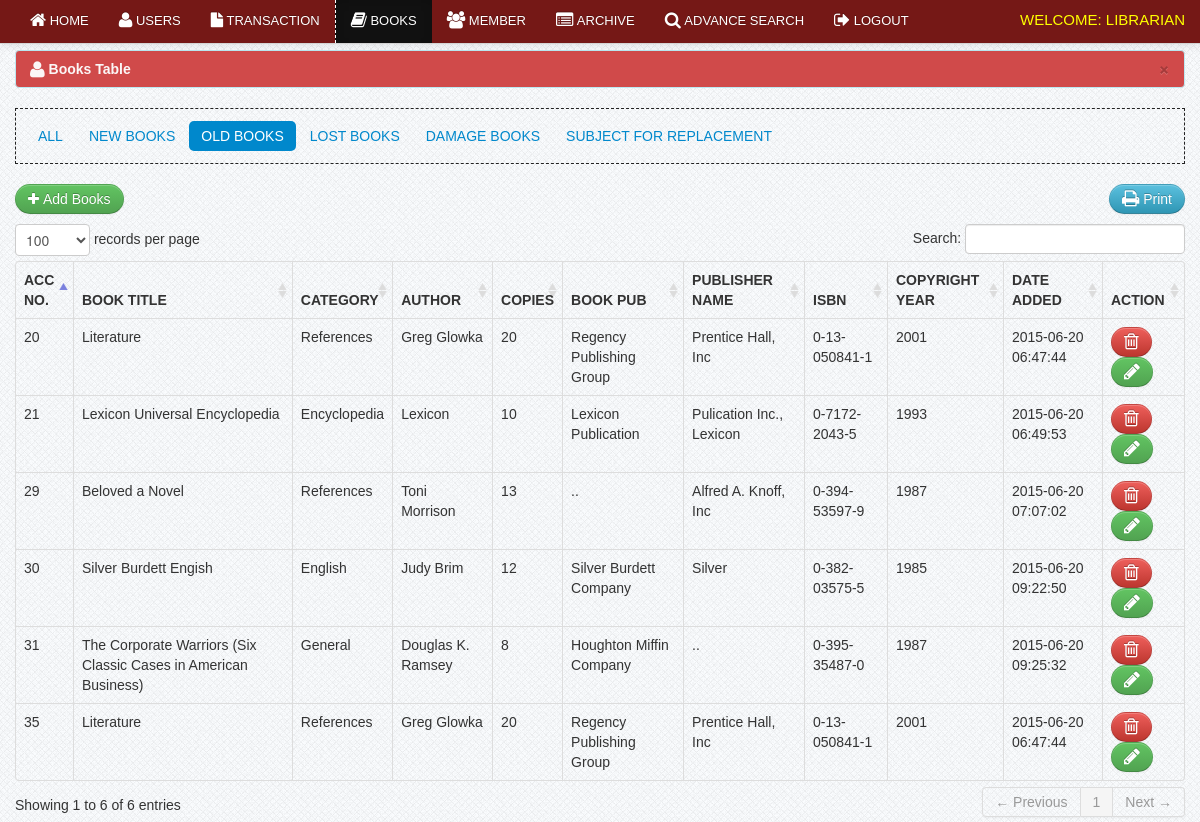
/librarian/old_books.php (signed in), run on the app's committed database.
### tables this page shows
CREATE TABLE IF NOT EXISTS `book` (
`book_id` int(11) NOT NULL,
  `book_title` varchar(100) NOT NULL,
  `category_id` int(50) NOT NULL,
  `author` varchar(50) NOT NULL,
  `book_copies` int(11) NOT NULL,
  `book_pub` varchar(100) NOT NULL,
  `publisher_name` varchar(100) NOT NULL,
  `isbn` varchar(50) NOT NULL,
  `copyright_year` int(11) NOT NULL,
  `date_receive` varchar(20) NOT NULL,
  `date_added` datetime NOT NULL,
  `status` varchar(30) NOT NULL
);

CREATE TABLE IF NOT EXISTS `category` (
`category_id` int(11) NOT NULL,
  `classname` varchar(50) DEFAULT NULL
);

### librarian/old_books.php (the view, shortened to what this page needs)
<?php include('header.php'); ?>
<?php include('navbar_books.php'); ?>
    <div class="container">
		<div class="margin-top">
			<div class="row">
			<div class="span12">
			   <div class="alert alert-info">
                                    <button type="button" class="close" data-dismiss="alert">&times;</button>
                                    <strong><i class="icon-user icon-large"></i>&nbsp;Books Table</strong>
                                </div>
								    <ul class="nav nav-pills">
										<li><a href="books.php">All</a></li>
										<li><a href="new_books.php">New Books</a></li>
										<li class="active"><a href="old_books.php">Old Books</a></li>
										<li><a href="lost.php">Lost Books</a></li>
										<li><a href="damage.php">Damage Books</a></li>
										<li><a href="sub_rep.php">Subject for Replacement</a></li>
									</ul>
                            <table cellpadding="0" cellspacing="0" border="0" class="table  table-bordered" id="example">
								<div class="pull-right">
								<a href="" onclick="window.print()" class="btn btn-info"><i class="icon-print icon-large"></i> Print</a>
								</div>
								<p><a href="add_books.php" class="btn btn-success"><i class="icon-plus"></i>&nbsp;Add Books</a></p>
                                <thead>
                                    <tr>
									    <th>Acc No.</th>
                                        <th>Book Title</th>
                                        <th>Category</th>
										<th>Author</th>
										<th class="action">copies</th>
										<th>Book Pub</th>
										<th>Publisher Name</th>
										<th>ISBN</th>
										<th>Copyright Year</th>
										<th>Date Added</th>
										<th class="action">Action</th>
                                    </tr>
                                </thead>
                                <tbody>
                                  <?php  $user_query=mysql_query("select * from book where status = 'old'")or die(mysql_error());
									while($row=mysql_fetch_array($user_query)){
									$id=$row['book_id'];
									$cat_id=$row['category_id'];
											$cat_query = mysql_query("select * from category where category_id = '$cat_id'")or die(mysql_error());
											$cat_row = mysql_fetch_array($cat_query);
									?>
									<tr class="del<?php echo $id ?>">
                                    <td><?php echo $row['book_id']; ?></td>
                                    <td><?php echo $row['book_title']; ?></td>
									<td><?php echo $cat_row ['classname']; ?> </td>
                                    <td><?php echo $row['author']; ?> </td>
                                    <td class="action"><?php echo $row['book_copies']; ?> </td>
                                     <td><?php echo $row['book_pub']; ?></td>
									 <td><?php echo $row['publisher_name']; ?></td>
									 <td><?php echo $row['isbn']; ?></td>
									 <td><?php echo $row['copyright_year']; ?></td>
									 <td><?php echo $row['date_added']; ?></td>
                                    <td class="action">
                                        <a rel="tooltip"  title="Delete" id="<?php echo $id; ?>" href="#delete_book<?php echo $id; ?>" data-toggle="modal"    class="btn btn-danger"><i class="icon-trash icon-large"></i></a>
										<a  rel="tooltip"  title="Edit" id="e<?php echo $id; ?>" href="edit_book.php<?php echo '?id='.$id; ?>" class="btn btn-success"><i class="icon-pencil icon-large"></i></a>
                                    </td>
                                    </tr>
									<?php  }  ?>
                                </tbody>
                            </table>
			</div>
			</div>
		</div>
    </div>
<?php include('footer.php') ?>

### css/docs.css (style rules this page uses)
body { font-family:'TR Century Gothic',Helvetica,Arial,sans-serif !important; }
.btn { border-radius: 25px !important; }
.alert { text-shadow: none; }
.nav-tabs, .nav-pills { border: 1px dashed #222 !important; padding: 10px; }
th { text-transform:uppercase; }
.nav li a { text-transform:uppercase; }
.margin-top { margin-top:50px; }
body { background: url(../img/grid_noise.png); position: relative; }

### css/print.css (style rules this page uses)
.action { display:none; }
th { text-align:left; }
td { text-align:left; border-top:1px solid; padding:2px; }
.btn { display:none; }
.alert { display:none; }
body { font-family:arial; font-size:13px; }
.nav { display:none; }

### data on the page
book: book_id "20", book_title "Literature", category.classname "References", author "Greg Glowka", book_copies "20", book_pub "Regency Publishing Group", publisher_name "Prentice Hall, Inc", isbn "0-13-050841-1", copyright_year "2001", date_added "2015-06-20 06:47:44"
book: book_id "21", book_title "Lexicon Universal Encyclopedia", category.classname "Encyclopedia", author "Lexicon", book_copies "10", book_pub "Lexicon Publication", publisher_name "Pulication Inc., Lexicon", isbn "0-7172-2043-5", copyright_year "1993", date_added "2015-06-20 06:49:53"
book: book_id "29", book_title "Beloved a Novel", category.classname "References", author "Toni Morrison", book_copies "13", book_pub "..", publisher_name "Alfred A. Knoff, Inc", isbn "0-394-53597-9", copyright_year "1987", date_added "2015-06-20 07:07:02"
book: book_id "30", book_title "Silver Burdett Engish", category.classname "English", author "Judy Brim", book_copies "12", book_pub "Silver Burdett Company", publisher_name "Silver", isbn "0-382-03575-5", copyright_year "1985", date_added "2015-06-20 09:22:50"
book: book_id "31", book_title "The Corporate Warriors (Six Classic Cases in American Business)", category.classname "General", author "Douglas K. Ramsey", book_copies "8", book_pub "Houghton Miffin Company", publisher_name "..", isbn "0-395-35487-0", copyright_year "1987", date_added "2015-06-20 09:25:32"
book: book_id "35", book_title "Literature", category.classname "References", author "Greg Glowka", book_copies "20", book_pub "Regency Publishing Group", publisher_name "Prentice Hall, Inc", isbn "0-13-050841-1", copyright_year "2001", date_added "2015-06-20 06:47:44"
